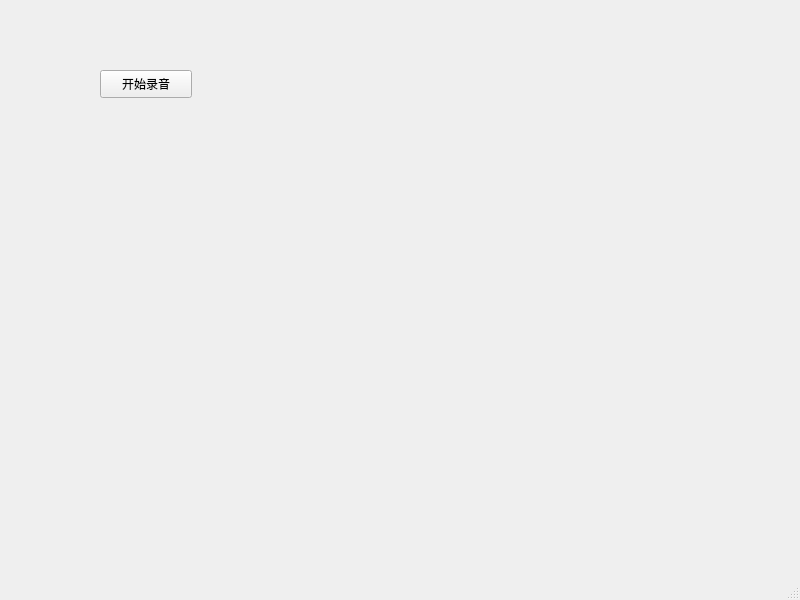
<?xml version="1.0" encoding="UTF-8"?>
<ui version="4.0">
 <class>MainWindow</class>
 <widget class="QMainWindow" name="MainWindow">
  <property name="geometry">
   <rect>
    <x>0</x>
    <y>0</y>
    <width>800</width>
    <height>600</height>
   </rect>
  </property>
  <property name="windowTitle">
   <string>MainWindow</string>
  </property>
  <widget class="QWidget" name="centralwidget">
   <widget class="QPushButton" name="audioButton">
    <property name="geometry">
     <rect>
      <x>100</x>
      <y>70</y>
      <width>92</width>
      <height>28</height>
     </rect>
    </property>
    <property name="text">
     <string>开始录音</string>
    </property>
   </widget>
  </widget>
  <widget class="QMenuBar" name="menubar">
   <property name="geometry">
    <rect>
     <x>0</x>
     <y>0</y>
     <width>800</width>
     <height>24</height>
    </rect>
   </property>
  </widget>
  <widget class="QStatusBar" name="statusbar"/>
 </widget>
 <resources/>
 <connections/>
</ui>
